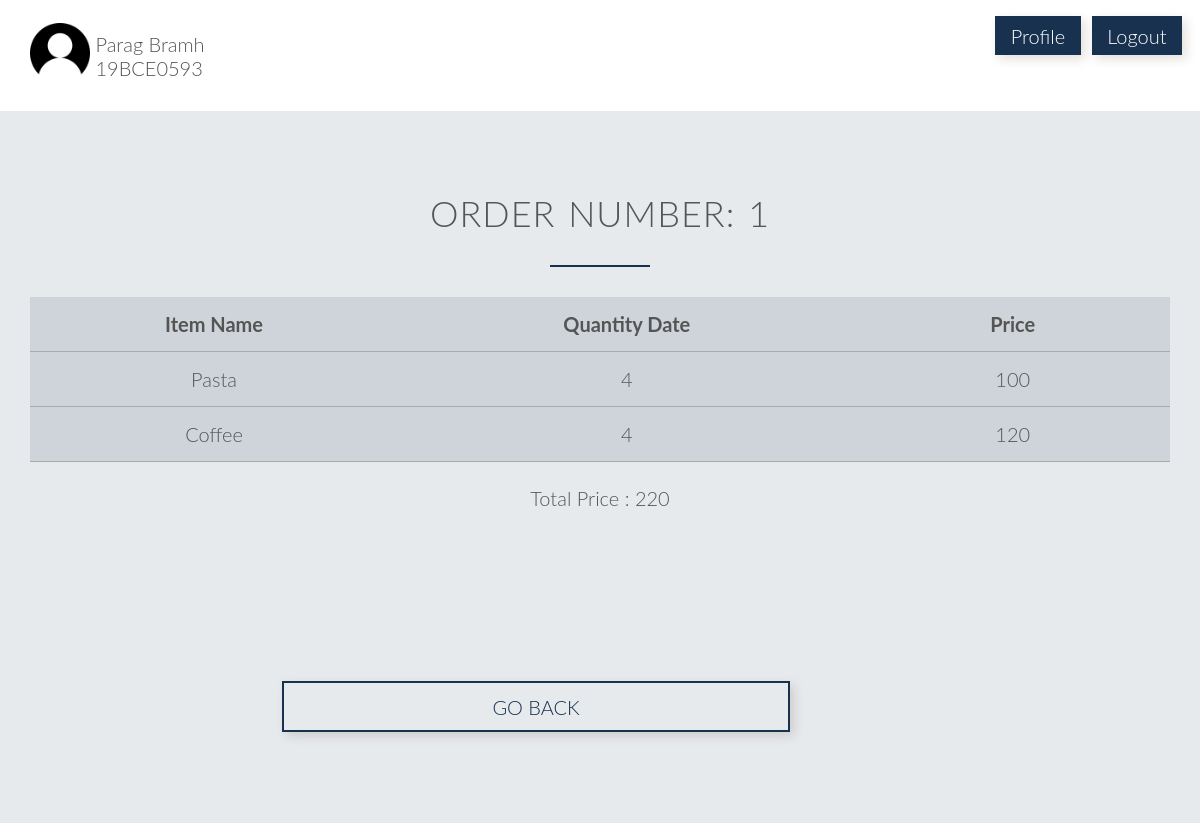
/empordview.php?oid=1 (signed in), run on the app's committed database.
### tables this page shows
CREATE TABLE `customer` (
  `custid` varchar(10) NOT NULL,
  `name` varchar(25) DEFAULT NULL,
  `wallet` int(11) DEFAULT NULL,
  `hblock` varchar(2) DEFAULT NULL,
  `hroom` int(11) DEFAULT NULL,
  `phone` decimal(30,0) DEFAULT NULL
);

CREATE TABLE `orderdet` (
  `oid` int(11) DEFAULT NULL,
  `iid` int(11) DEFAULT NULL,
  `qty` int(11) DEFAULT NULL
);

CREATE TABLE `sjtalacarte` (
  `iid` int(11) NOT NULL,
  `name` varchar(30) DEFAULT NULL,
  `price` int(11) DEFAULT NULL,
  `time` int(11) NOT NULL
);

CREATE TABLE `ord` (
  `oid` int(11) NOT NULL,
  `cid` int(11) DEFAULT NULL,
  `custid` varchar(10) DEFAULT NULL,
  `odate` date DEFAULT NULL,
  `cost` int(11) DEFAULT NULL,
  `status` varchar(15) DEFAULT NULL,
  `eid` int(11) DEFAULT NULL
);

### empordview.php (the view, shortened to what this page needs)
<!DOCTYPE html>
<?php
    include('sessioncust.php');
    $uname = $_SESSION['login_user'];
    $sql = "SELECT * from customer where custid='$uname'";
    $result = mysqli_query($db,$sql);
    $row = mysqli_fetch_array($result,MYSQLI_ASSOC);
    $oid = $_GET['oid'];
?>
<html>
    <head>
        <link rel="stylesheet" type="text/css" href="css/stordstatc.css">
        <link rel="stylesheet" type="text/css" href="css/grid.css">
    </head>
    <body>
        <section class="section-cant">
            <div class="row">
                <div class="col span-10-of-12">
                    <img src="images/person.png" style="border-radius: 20%; width: 5vw;">
                    <div style="display: inline-block; vertical-align: super"><?php echo $row['name']?><br><?php echo $row['custid']?></div>
                </div>
                <div class="col span-1-of-12"><a style="text-decoration: none; background-color: #18314f; padding: 10% 20%; color: white; vertical-align: text-bottom; margin-top: 20%; margin-bottom: 20%; box-shadow: 4px 4px 10px rgba(72, 39, 10, 0.15)" href="profile.php">Profile</a></div>
                <div class="col span-1-of-12"><a style="text-decoration: none; background-color: #18314f; padding: 10% 20%; color: white; vertical-align: text-bottom; margin-top: 20%; margin-bottom: 20%; box-shadow: 4px 4px 10px rgba(72, 39, 10, 0.15)" href="index.php">Logout</a></div>
            </div>
        </section>
        <section class="section-plans">
			<div class="row">
				<h2>Order Number: <?php
                        echo $oid;
                    ?></h2>
			</div>
            <div class="row">
                <table>
                    <tr>
                        <td width=15 style="text-align: center;"><strong>Item Name</strong></td>
                        <td width=15 style="text-align: center;"><strong>Quantity Date</strong></td>
                        <td width=15 style="text-align: center;"><strong>Price</strong></td>
                    </tr>
                    <?php
                        $c = "select * from ord where oid='$oid'";
                        $res = mysqli_query($db,$c);
                        $det = mysqli_fetch_array($res,MYSQLI_ASSOC);
                        $q = "SELECT * from orderdet where oid='$oid'";
                        $r = mysqli_query($db,$q);
                        while($item = mysqli_fetch_array($r,MYSQLI_ASSOC)){
                            $iid = $item['iid'];
                            if($det['cid']==919){
                                $s = "select * from sjtalacarte where iid='$iid'";
                                $quer = mysqli_query($db,$s);
                                $ala = mysqli_fetch_array($quer,MYSQLI_ASSOC);
                                echo "<tr><td style=\"text-align: center;\">".$ala['name']."</td><td style=\"text-align: center;\">".$item['qty']."</td><td style=\"text-align: center;\">".$item['qty']*$ala['price']."</td></tr>";
                            }
                        }
                    ?>
                </table>
                <div style="text-align:center; margin-top: 2vw;">Total Price : <?php echo $det['cost']; ?></div>
            </div>
		</section>
        <section class="section-plans">
            <div class="row">
                <a style="text-decoration: none; color:#18314f;" href="emphome.php">
                    <div class="col span-5-of-11" style="box-shadow: 4px 4px 10px rgba(72, 39, 10, 0.15); text-align: center; padding: 1%;border: 2px solid #18314f;margin-left:21vw;">
                        GO BACK
                    </div>
                </a>
            </div>
        </section>
   </body>
</html>

### css/stordstatc.css (style rules this page uses)
* { margin:0; padding: 0; -webkit-box-sizing: border-box; box-sizing: border-box; }
html, body { background-color: #fff; color: #555; font-family: 'Lato','Arial', sans-serif; font-weight: 300; font-size: 20px; text-rendering: optimizeLegibility; overflow-x: hidden; }
.row { max-width: 1140px; margin: 0 auto; }
section { padding: 80px 0px; }
h1, h2, h3 { font-weight: 300; text-transform: uppercase; }
h2 { font-size: 180%; word-spacing: 2px; text-align: center; margin-bottom: 30px; letter-spacing: 1px; }
h2:after { display: block; height: 2px; background-color: #18314f; content: " "; width: 100px; margin: 0 auto; margin-top: 30px; }
table { border:none; width: 100%; border-collapse: collapse; }
th, td { padding: 15px; text-align: left; vertical-align: middle; border: none; border-bottom: 1px solid #aaaaaa; }
tr { background-color: rgba(24, 49, 79, 0.12); }
.section-cant { padding: 1%; }
.section-plans { background-color: rgba(24, 49, 79, 0.1); }

### css/grid.css (style rules this page uses)
.row { zoom: 1; }
.row:before, .row:after { content:""; display:table; }
.row:after { clear:both; }
.col { display: block; float:left; margin: 1% 0 1% 1.6%; }
.col:first-child { margin-left: 0; }
.span-5-of-11 { width: 44.58%; }
.span-10-of-12 { width: 83.06%; }
.span-1-of-12 { width: 6.86%; }

### data on the page
customer: name "Parag Bramh", custid "19BCE0593"
orderdet: sjtalacarte.name "Pasta", qty "4", $item['qty']*$ala['price'] "100"
orderdet: sjtalacarte.name "Coffee", qty "4", $item['qty']*$ala['price'] "120"
ord: cost "220"

### other printed values
$oid "1"
